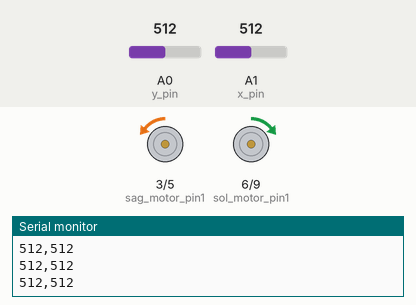
The program below on a simulated Arduino Uno, built with avr-gcc and run on an emulated ATmega328P. On the bench: motor-driver pin pairs drawn as motors (green arrow = first pin HIGH = forward, orange = second pin HIGH = backward, longer = more drive), the last lines printed to the serial monitor. Inputs (shaded band) come from the test bench; at power-on: A1 (x_pin) = 512, A0 (y_pin) = 512.

Above: at 1.2 s.
1.3 s: A1 (x_pin) set to 11
At 2.1 s:
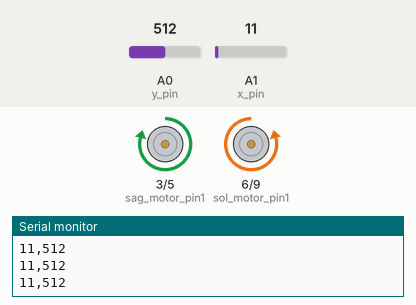
2.8 s: A1 (x_pin) set to 8
At 3.4 s:
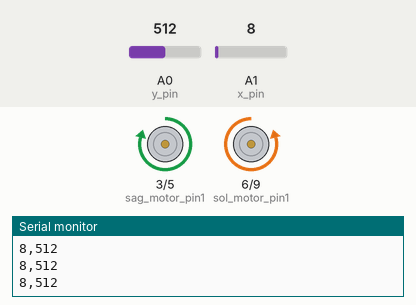
4.3 s: A1 (x_pin) set to 306
At 5.5 s:
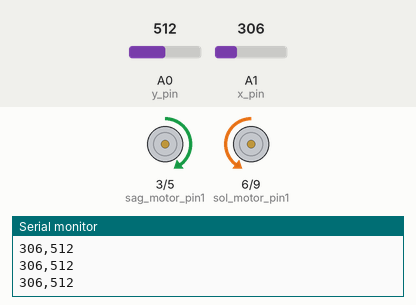
5.8 s: A1 (x_pin) set to 716
At 7.0 s:
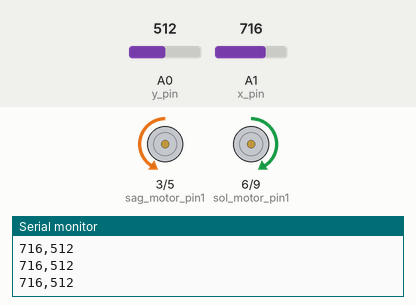
7.3 s: A0 (y_pin) set to 503
10.3 s: A1 (x_pin) set to 900
At 11.6 s:
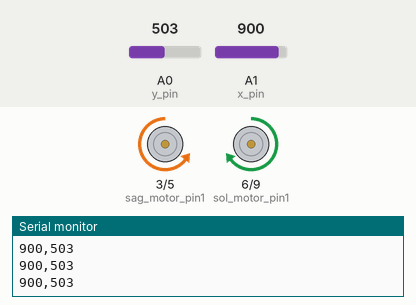
Timing chart, 0 to 12.8 s (numbered marks = the images above; inputs shaded):
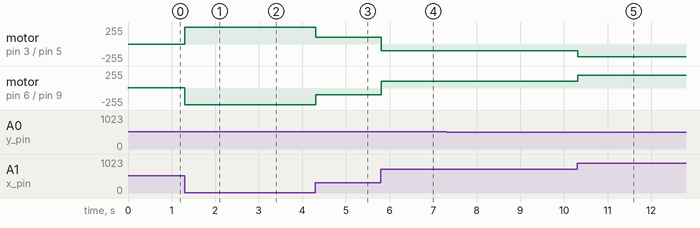

Measured:
- after the input at 1.3 s, motor on pin 3 (sag_motor_pin1) / pin 5 (sag_motor_pin2): backward 3/255 → forward 249/255 at once; motor on pin 6 (sol_motor_pin1) / pin 9 (sol_motor_pin2): forward 3/255 → backward 249/255 at once
- after the input at 2.8 s, motor on pin 3 (sag_motor_pin1) / pin 5 (sag_motor_pin2): forward 249/255 → forward 250/255 at once; motor on pin 6 (sol_motor_pin1) / pin 9 (sol_motor_pin2): backward 249/255 → backward 250/255 at once
- after the input at 4.3 s, motor on pin 3 (sag_motor_pin1) / pin 5 (sag_motor_pin2): forward 250/255 → forward 99/255 at once; motor on pin 6 (sol_motor_pin1) / pin 9 (sol_motor_pin2): backward 250/255 → backward 99/255 at once
- after the input at 5.8 s, motor on pin 3 (sag_motor_pin1) / pin 5 (sag_motor_pin2): forward 99/255 → backward 104/255 at once; motor on pin 6 (sol_motor_pin1) / pin 9 (sol_motor_pin2): backward 99/255 → forward 104/255 at once
- after the input at 10.3 s, motor on pin 3 (sag_motor_pin1) / pin 5 (sag_motor_pin2): backward 104/255 → backward 194/255 at once; motor on pin 6 (sol_motor_pin1) / pin 9 (sol_motor_pin2): forward 104/255 → forward 194/255 at once

The program:

main.cpp
```cpp
#include <Arduino.h>
// Pin tanımlamaları
const int SW_pin = 2; // Anahtar pinini tanımla
const int x_pin = A1; // X eksenini okumak için analog pin
const int y_pin = A0; // Y eksenini okumak için analog pin

// Motor pin tanımlamaları
int sag_motor_pin1 = 3;
int sag_motor_pin2 = 5;
int sol_motor_pin1 = 6;
int sol_motor_pin2 = 9;

// Değişkenler
unsigned int x_degeri = 0;
unsigned int y_degeri = 0;

void setup() {
  // Pin modları tanımla
  pinMode(SW_pin, INPUT);
  digitalWrite(SW_pin, HIGH);
  pinMode(sag_motor_pin1, OUTPUT);
  pinMode(sag_motor_pin2, OUTPUT);
  pinMode(sol_motor_pin1, OUTPUT);
  pinMode(sol_motor_pin2, OUTPUT);

  // Serial haberleşmeyi başlat
  Serial.begin(9600);
}

void ileri_git(uint8_t hiz) {
  analogWrite(sag_motor_pin1, hiz);
  analogWrite(sag_motor_pin2, 0);
  analogWrite(sol_motor_pin1, hiz);
  analogWrite(sol_motor_pin2, 0);
}

void geri_git(uint8_t hiz) {
  analogWrite(sag_motor_pin2, hiz);
  analogWrite(sag_motor_pin1, 0);
  analogWrite(sol_motor_pin2, hiz);
  analogWrite(sol_motor_pin1, 0);
}

void saga_don(uint8_t hiz) {
  analogWrite(sag_motor_pin2, hiz);
  analogWrite(sag_motor_pin1, 0);
  analogWrite(sol_motor_pin1, hiz);
  analogWrite(sol_motor_pin2, 0);
}

void sola_don(uint8_t hiz) {
  analogWrite(sag_motor_pin1, hiz);
  analogWrite(sag_motor_pin2, 0);
  analogWrite(sol_motor_pin2, hiz);
  analogWrite(sol_motor_pin1, 0);
}

void loop() {
  // Joystick değerlerini oku
  x_degeri = analogRead(x_pin);
  y_degeri = analogRead(y_pin);
  Serial.print(x_degeri);
  Serial.print(",");
  Serial.print(y_degeri);
  Serial.print("\n");

  if (y_degeri > 512 && y_degeri < 1024) ileri_git(map(y_degeri, 512, 1023, 0, 255));
  if (y_degeri >= 0 && y_degeri < 511) geri_git(map(y_degeri, 511, 0, 0, 255));
  if (x_degeri > 504 && x_degeri < 1024) saga_don(map(x_degeri, 504, 1023, 0, 255));
  if (x_degeri >= 0 && x_degeri < 502) sola_don(map(x_degeri, 502, 0, 0, 255));

  delay(20);
}
```
